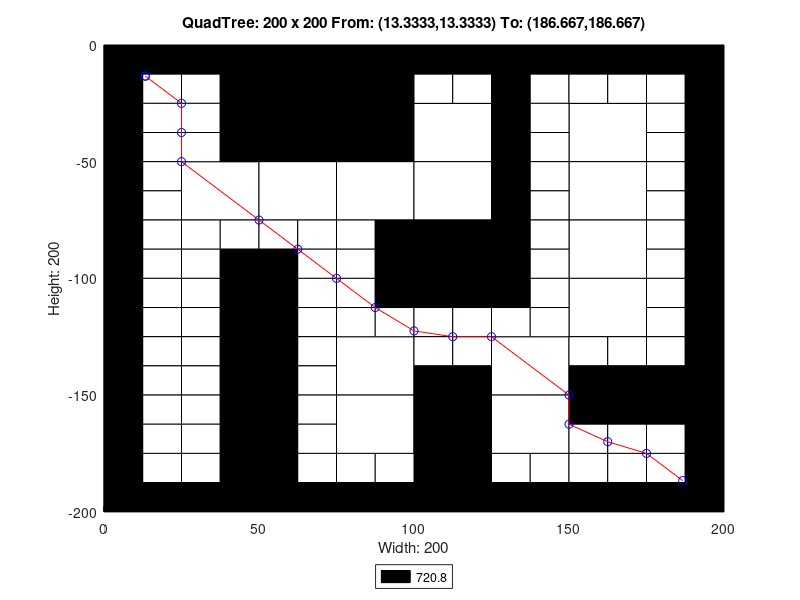

MATLAB code for this plot:
axis([0 200 -200 0]);
title('QuadTree: 200 x 200 From: (13.3333,13.3333) To: (186.667,186.667)');
xlabel('Width: 200');
ylabel('Height: 200');
rectangle('Position',[50 -50 50 50], 'FaceColor',[0 0 0]);
rectangle('Position',[25 -75 25 25], 'FaceColor',[1 1 1]);
rectangle('Position',[50 -75 25 25], 'FaceColor',[1 1 1]);
rectangle('Position',[75 -75 25 25], 'FaceColor',[1 1 1]);
rectangle('Position',[100 -50 25 25], 'FaceColor',[1 1 1]);
rectangle('Position',[150 -50 25 25], 'FaceColor',[1 1 1]);
rectangle('Position',[100 -75 25 25], 'FaceColor',[1 1 1]);
rectangle('Position',[100 -100 25 25], 'FaceColor',[0 0 0]);
rectangle('Position',[150 -75 25 25], 'FaceColor',[1 1 1]);
rectangle('Position',[150 -100 25 25], 'FaceColor',[1 1 1]);
rectangle('Position',[75 -150 25 25], 'FaceColor',[1 1 1]);
rectangle('Position',[75 -175 25 25], 'FaceColor',[1 1 1]);
rectangle('Position',[125 -150 25 25], 'FaceColor',[1 1 1]);
rectangle('Position',[150 -125 25 25], 'FaceColor',[1 1 1]);
rectangle('Position',[100 -175 25 25], 'FaceColor',[0 0 0]);
rectangle('Position',[125 -175 25 25], 'FaceColor',[1 1 1]);
rectangle('Position',[100 -200 25 25], 'FaceColor',[0 0 0]);
rectangle('Position',[0 -12.5 12.5 12.5], 'FaceColor',[0 0 0]);
rectangle('Position',[12.5 -12.5 12.5 12.5], 'FaceColor',[0 0 0]);
rectangle('Position',[0 -25 12.5 12.5], 'FaceColor',[0 0 0]);
rectangle('Position',[12.5 -25 12.5 12.5], 'FaceColor',[1 1 1]);
rectangle('Position',[25 -12.5 12.5 12.5], 'FaceColor',[0 0 0]);
rectangle('Position',[37.5 -12.5 12.5 12.5], 'FaceColor',[0 0 0]);
rectangle('Position',[25 -25 12.5 12.5], 'FaceColor',[1 1 1]);
rectangle('Position',[37.5 -25 12.5 12.5], 'FaceColor',[0 0 0]);
rectangle('Position',[0 -37.5 12.5 12.5], 'FaceColor',[0 0 0]);
rectangle('Position',[12.5 -37.5 12.5 12.5], 'FaceColor',[1 1 1]);
rectangle('Position',[0 -50 12.5 12.5], 'FaceColor',[0 0 0]);
rectangle('Position',[12.5 -50 12.5 12.5], 'FaceColor',[1 1 1]);
rectangle('Position',[25 -37.5 12.5 12.5], 'FaceColor',[1 1 1]);
rectangle('Position',[37.5 -37.5 12.5 12.5], 'FaceColor',[0 0 0]);
rectangle('Position',[25 -50 12.5 12.5], 'FaceColor',[1 1 1]);
rectangle('Position',[37.5 -50 12.5 12.5], 'FaceColor',[0 0 0]);
rectangle('Position',[0 -62.5 12.5 12.5], 'FaceColor',[0 0 0]);
rectangle('Position',[12.5 -62.5 12.5 12.5], 'FaceColor',[1 1 1]);
rectangle('Position',[0 -75 12.5 12.5], 'FaceColor',[0 0 0]);
rectangle('Position',[12.5 -75 12.5 12.5], 'FaceColor',[1 1 1]);
rectangle('Position',[0 -87.5 12.5 12.5], 'FaceColor',[0 0 0]);
rectangle('Position',[12.5 -87.5 12.5 12.5], 'FaceColor',[1 1 1]);
rectangle('Position',[0 -100 12.5 12.5], 'FaceColor',[0 0 0]);
rectangle('Position',[12.5 -100 12.5 12.5], 'FaceColor',[1 1 1]);
rectangle('Position',[25 -87.5 12.5 12.5], 'FaceColor',[1 1 1]);
rectangle('Position',[37.5 -87.5 12.5 12.5], 'FaceColor',[1 1 1]);
rectangle('Position',[25 -100 12.5 12.5], 'FaceColor',[1 1 1]);
rectangle('Position',[37.5 -100 12.5 12.5], 'FaceColor',[0 0 0]);
rectangle('Position',[50 -87.5 12.5 12.5], 'FaceColor',[1 1 1]);
rectangle('Position',[62.5 -87.5 12.5 12.5], 'FaceColor',[1 1 1]);
rectangle('Position',[50 -100 12.5 12.5], 'FaceColor',[0 0 0]);
rectangle('Position',[62.5 -100 12.5 12.5], 'FaceColor',[1 1 1]);
rectangle('Position',[75 -87.5 12.5 12.5], 'FaceColor',[1 1 1]);
rectangle('Position',[87.5 -87.5 12.5 12.5], 'FaceColor',[0 0 0]);
rectangle('Position',[75 -100 12.5 12.5], 'FaceColor',[1 1 1]);
rectangle('Position',[87.5 -100 12.5 12.5], 'FaceColor',[0 0 0]);
rectangle('Position',[100 -12.5 12.5 12.5], 'FaceColor',[0 0 0]);
rectangle('Position',[112.5 -12.5 12.5 12.5], 'FaceColor',[0 0 0]);
rectangle('Position',[100 -25 12.5 12.5], 'FaceColor',[1 1 1]);
rectangle('Position',[112.5 -25 12.5 12.5], 'FaceColor',[1 1 1]);
rectangle('Position',[125 -12.5 12.5 12.5], 'FaceColor',[0 0 0]);
rectangle('Position',[137.5 -12.5 12.5 12.5], 'FaceColor',[0 0 0]);
rectangle('Position',[125 -25 12.5 12.5], 'FaceColor',[0 0 0]);
rectangle('Position',[137.5 -25 12.5 12.5], 'FaceColor',[1 1 1]);
rectangle('Position',[125 -37.5 12.5 12.5], 'FaceColor',[0 0 0]);
rectangle('Position',[137.5 -37.5 12.5 12.5], 'FaceColor',[1 1 1]);
rectangle('Position',[125 -50 12.5 12.5], 'FaceColor',[0 0 0]);
rectangle('Position',[137.5 -50 12.5 12.5], 'FaceColor',[1 1 1]);
rectangle('Position',[150 -12.5 12.5 12.5], 'FaceColor',[0 0 0]);
rectangle('Position',[162.5 -12.5 12.5 12.5], 'FaceColor',[0 0 0]);
rectangle('Position',[150 -25 12.5 12.5], 'FaceColor',[1 1 1]);
rectangle('Position',[162.5 -25 12.5 12.5], 'FaceColor',[1 1 1]);
rectangle('Position',[175 -12.5 12.5 12.5], 'FaceColor',[0 0 0]);
rectangle('Position',[187.5 -12.5 12.5 12.5], 'FaceColor',[0 0 0]);
rectangle('Position',[175 -25 12.5 12.5], 'FaceColor',[1 1 1]);
rectangle('Position',[187.5 -25 12.5 12.5], 'FaceColor',[0 0 0]);
rectangle('Position',[175 -37.5 12.5 12.5], 'FaceColor',[1 1 1]);
rectangle('Position',[187.5 -37.5 12.5 12.5], 'FaceColor',[0 0 0]);
rectangle('Position',[175 -50 12.5 12.5], 'FaceColor',[1 1 1]);
rectangle('Position',[187.5 -50 12.5 12.5], 'FaceColor',[0 0 0]);
rectangle('Position',[125 -62.5 12.5 12.5], 'FaceColor',[0 0 0]);
rectangle('Position',[137.5 -62.5 12.5 12.5], 'FaceColor',[1 1 1]);
rectangle('Position',[125 -75 12.5 12.5], 'FaceColor',[0 0 0]);
rectangle('Position',[137.5 -75 12.5 12.5], 'FaceColor',[1 1 1]);
rectangle('Position',[125 -87.5 12.5 12.5], 'FaceColor',[0 0 0]);
rectangle('Position',[137.5 -87.5 12.5 12.5], 'FaceColor',[1 1 1]);
rectangle('Position',[125 -100 12.5 12.5], 'FaceColor',[0 0 0]);
rectangle('Position',[137.5 -100 12.5 12.5], 'FaceColor',[1 1 1]);
rectangle('Position',[175 -62.5 12.5 12.5], 'FaceColor',[1 1 1]);
rectangle('Position',[187.5 -62.5 12.5 12.5], 'FaceColor',[0 0 0]);
rectangle('Position',[175 -75 12.5 12.5], 'FaceColor',[1 1 1]);
rectangle('Position',[187.5 -75 12.5 12.5], 'FaceColor',[0 0 0]);
rectangle('Position',[175 -87.5 12.5 12.5], 'FaceColor',[1 1 1]);
rectangle('Position',[187.5 -87.5 12.5 12.5], 'FaceColor',[0 0 0]);
rectangle('Position',[175 -100 12.5 12.5], 'FaceColor',[1 1 1]);
rectangle('Position',[187.5 -100 12.5 12.5], 'FaceColor',[0 0 0]);
rectangle('Position',[0 -112.5 12.5 12.5], 'FaceColor',[0 0 0]);
rectangle('Position',[12.5 -112.5 12.5 12.5], 'FaceColor',[1 1 1]);
rectangle('Position',[0 -125 12.5 12.5], 'FaceColor',[0 0 0]);
rectangle('Position',[12.5 -125 12.5 12.5], 'FaceColor',[1 1 1]);
rectangle('Position',[25 -112.5 12.5 12.5], 'FaceColor',[1 1 1]);
rectangle('Position',[37.5 -112.5 12.5 12.5], 'FaceColor',[0 0 0]);
rectangle('Position',[25 -125 12.5 12.5], 'FaceColor',[1 1 1]);
rectangle('Position',[37.5 -125 12.5 12.5], 'FaceColor',[0 0 0]);
rectangle('Position',[0 -137.5 12.5 12.5], 'FaceColor',[0 0 0]);
rectangle('Position',[12.5 -137.5 12.5 12.5], 'FaceColor',[1 1 1]);
rectangle('Position',[0 -150 12.5 12.5], 'FaceColor',[0 0 0]);
rectangle('Position',[12.5 -150 12.5 12.5], 'FaceColor',[1 1 1]);
rectangle('Position',[25 -137.5 12.5 12.5], 'FaceColor',[1 1 1]);
rectangle('Position',[37.5 -137.5 12.5 12.5], 'FaceColor',[0 0 0]);
rectangle('Position',[25 -150 12.5 12.5], 'FaceColor',[1 1 1]);
rectangle('Position',[37.5 -150 12.5 12.5], 'FaceColor',[0 0 0]);
rectangle('Position',[50 -112.5 12.5 12.5], 'FaceColor',[0 0 0]);
rectangle('Position',[62.5 -112.5 12.5 12.5], 'FaceColor',[1 1 1]);
rectangle('Position',[50 -125 12.5 12.5], 'FaceColor',[0 0 0]);
rectangle('Position',[62.5 -125 12.5 12.5], 'FaceColor',[1 1 1]);
rectangle('Position',[75 -112.5 12.5 12.5], 'FaceColor',[1 1 1]);
rectangle('Position',[87.5 -112.5 12.5 12.5], 'FaceColor',[0 0 0]);
rectangle('Position',[75 -125 12.5 12.5], 'FaceColor',[1 1 1]);
rectangle('Position',[87.5 -125 12.5 12.5], 'FaceColor',[1 1 1]);
rectangle('Position',[50 -137.5 12.5 12.5], 'FaceColor',[0 0 0]);
rectangle('Position',[62.5 -137.5 12.5 12.5], 'FaceColor',[1 1 1]);
rectangle('Position',[50 -150 12.5 12.5], 'FaceColor',[0 0 0]);
rectangle('Position',[62.5 -150 12.5 12.5], 'FaceColor',[1 1 1]);
rectangle('Position',[0 -162.5 12.5 12.5], 'FaceColor',[0 0 0]);
rectangle('Position',[12.5 -162.5 12.5 12.5], 'FaceColor',[1 1 1]);
rectangle('Position',[0 -175 12.5 12.5], 'FaceColor',[0 0 0]);
rectangle('Position',[12.5 -175 12.5 12.5], 'FaceColor',[1 1 1]);
rectangle('Position',[25 -162.5 12.5 12.5], 'FaceColor',[1 1 1]);
rectangle('Position',[37.5 -162.5 12.5 12.5], 'FaceColor',[0 0 0]);
rectangle('Position',[25 -175 12.5 12.5], 'FaceColor',[1 1 1]);
rectangle('Position',[37.5 -175 12.5 12.5], 'FaceColor',[0 0 0]);
rectangle('Position',[0 -187.5 12.5 12.5], 'FaceColor',[0 0 0]);
rectangle('Position',[12.5 -187.5 12.5 12.5], 'FaceColor',[1 1 1]);
rectangle('Position',[0 -200 12.5 12.5], 'FaceColor',[0 0 0]);
rectangle('Position',[12.5 -200 12.5 12.5], 'FaceColor',[0 0 0]);
rectangle('Position',[25 -187.5 12.5 12.5], 'FaceColor',[1 1 1]);
rectangle('Position',[37.5 -187.5 12.5 12.5], 'FaceColor',[0 0 0]);
rectangle('Position',[25 -200 12.5 12.5], 'FaceColor',[0 0 0]);
rectangle('Position',[37.5 -200 12.5 12.5], 'FaceColor',[0 0 0]);
rectangle('Position',[50 -162.5 12.5 12.5], 'FaceColor',[0 0 0]);
rectangle('Position',[62.5 -162.5 12.5 12.5], 'FaceColor',[1 1 1]);
rectangle('Position',[50 -175 12.5 12.5], 'FaceColor',[0 0 0]);
rectangle('Position',[62.5 -175 12.5 12.5], 'FaceColor',[1 1 1]);
rectangle('Position',[50 -187.5 12.5 12.5], 'FaceColor',[0 0 0]);
rectangle('Position',[62.5 -187.5 12.5 12.5], 'FaceColor',[1 1 1]);
rectangle('Position',[50 -200 12.5 12.5], 'FaceColor',[0 0 0]);
rectangle('Position',[62.5 -200 12.5 12.5], 'FaceColor',[0 0 0]);
rectangle('Position',[75 -187.5 12.5 12.5], 'FaceColor',[1 1 1]);
rectangle('Position',[87.5 -187.5 12.5 12.5], 'FaceColor',[1 1 1]);
rectangle('Position',[75 -200 12.5 12.5], 'FaceColor',[0 0 0]);
rectangle('Position',[87.5 -200 12.5 12.5], 'FaceColor',[0 0 0]);
rectangle('Position',[100 -112.5 12.5 12.5], 'FaceColor',[0 0 0]);
rectangle('Position',[112.5 -112.5 12.5 12.5], 'FaceColor',[0 0 0]);
rectangle('Position',[100 -125 12.5 12.5], 'FaceColor',[1 1 1]);
rectangle('Position',[112.5 -125 12.5 12.5], 'FaceColor',[1 1 1]);
rectangle('Position',[125 -112.5 12.5 12.5], 'FaceColor',[0 0 0]);
rectangle('Position',[137.5 -112.5 12.5 12.5], 'FaceColor',[1 1 1]);
rectangle('Position',[125 -125 12.5 12.5], 'FaceColor',[1 1 1]);
rectangle('Position',[137.5 -125 12.5 12.5], 'FaceColor',[1 1 1]);
rectangle('Position',[100 -137.5 12.5 12.5], 'FaceColor',[1 1 1]);
rectangle('Position',[112.5 -137.5 12.5 12.5], 'FaceColor',[1 1 1]);
rectangle('Position',[100 -150 12.5 12.5], 'FaceColor',[0 0 0]);
rectangle('Position',[112.5 -150 12.5 12.5], 'FaceColor',[0 0 0]);
rectangle('Position',[175 -112.5 12.5 12.5], 'FaceColor',[1 1 1]);
rectangle('Position',[187.5 -112.5 12.5 12.5], 'FaceColor',[0 0 0]);
rectangle('Position',[175 -125 12.5 12.5], 'FaceColor',[1 1 1]);
rectangle('Position',[187.5 -125 12.5 12.5], 'FaceColor',[0 0 0]);
rectangle('Position',[150 -137.5 12.5 12.5], 'FaceColor',[1 1 1]);
rectangle('Position',[162.5 -137.5 12.5 12.5], 'FaceColor',[1 1 1]);
rectangle('Position',[150 -150 12.5 12.5], 'FaceColor',[0 0 0]);
rectangle('Position',[162.5 -150 12.5 12.5], 'FaceColor',[0 0 0]);
rectangle('Position',[175 -137.5 12.5 12.5], 'FaceColor',[1 1 1]);
rectangle('Position',[187.5 -137.5 12.5 12.5], 'FaceColor',[0 0 0]);
rectangle('Position',[175 -150 12.5 12.5], 'FaceColor',[0 0 0]);
rectangle('Position',[187.5 -150 12.5 12.5], 'FaceColor',[0 0 0]);
rectangle('Position',[125 -187.5 12.5 12.5], 'FaceColor',[1 1 1]);
rectangle('Position',[137.5 -187.5 12.5 12.5], 'FaceColor',[1 1 1]);
rectangle('Position',[125 -200 12.5 12.5], 'FaceColor',[0 0 0]);
rectangle('Position',[137.5 -200 12.5 12.5], 'FaceColor',[0 0 0]);
rectangle('Position',[150 -162.5 12.5 12.5], 'FaceColor',[0 0 0]);
rectangle('Position',[162.5 -162.5 12.5 12.5], 'FaceColor',[0 0 0]);
rectangle('Position',[150 -175 12.5 12.5], 'FaceColor',[1 1 1]);
rectangle('Position',[162.5 -175 12.5 12.5], 'FaceColor',[1 1 1]);
rectangle('Position',[175 -162.5 12.5 12.5], 'FaceColor',[0 0 0]);
rectangle('Position',[187.5 -162.5 12.5 12.5], 'FaceColor',[0 0 0]);
rectangle('Position',[175 -175 12.5 12.5], 'FaceColor',[1 1 1]);
rectangle('Position',[187.5 -175 12.5 12.5], 'FaceColor',[0 0 0]);
rectangle('Position',[150 -187.5 12.5 12.5], 'FaceColor',[1 1 1]);
rectangle('Position',[162.5 -187.5 12.5 12.5], 'FaceColor',[1 1 1]);
rectangle('Position',[150 -200 12.5 12.5], 'FaceColor',[0 0 0]);
rectangle('Position',[162.5 -200 12.5 12.5], 'FaceColor',[0 0 0]);
rectangle('Position',[175 -187.5 12.5 12.5], 'FaceColor',[1 1 1]);
rectangle('Position',[187.5 -187.5 12.5 12.5], 'FaceColor',[0 0 0]);
rectangle('Position',[175 -200 12.5 12.5], 'FaceColor',[0 0 0]);
rectangle('Position',[187.5 -200 12.5 12.5], 'FaceColor',[0 0 0]);
X=[186.667,175,162.5,150,150,125,112.5,100,87.5,75,62.5,50,25,25,25,13.3333,13.3333];
Y=[-186.667,-175,-170,-162.5,-150,-125,-125,-122.5,-112.5,-100,-87.5,-75,-50,-37.5,-25,-13.3333,-13.3333];
hold on;
plot(X,Y,'r');
plot(X,Y,'bo');
legend('720.8','Location','southoutside');
